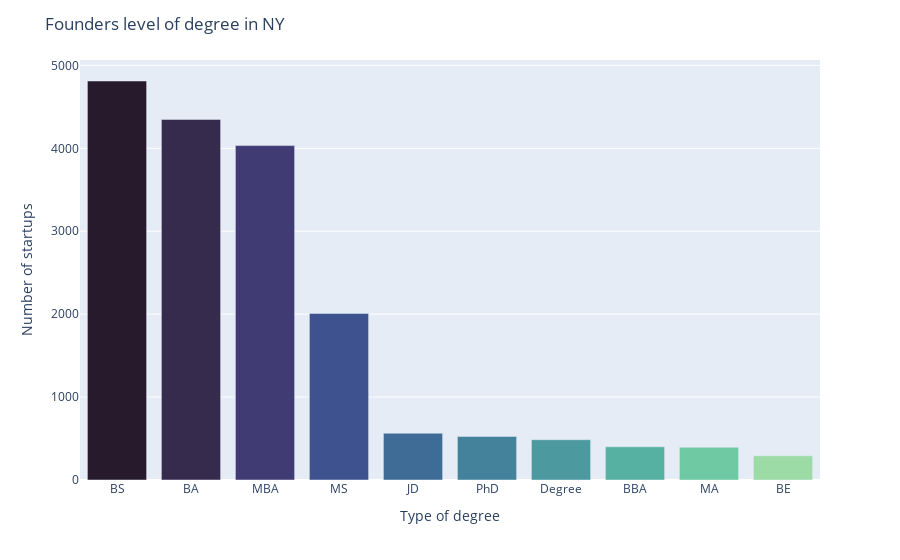

Write notebook code for a chart like this one.
### Markdown cell above
## Founder

### Code cell
degree_counts_NY = founders_NY['degree_type'].value_counts()
degree_counts_NY = pd.DataFrame({'degree_type': degree_counts_NY.index, 'count': degree_counts_NY.values})
df_degree_counts_NY = degree_counts_NY[0:10]

fig = px.bar(df_degree_counts_NY, x='degree_type', y='count')
fig.update_layout(
    title='Founders level of degree in NY',
    xaxis_title='Type of degree',
    yaxis_title='Number of startups'
)
fig.update_traces(marker_color=px.colors.sequential.deep[::-1], width=0.8)

fig.show()

### Figure 1 — Plotly figure (JSON) as saved in the notebook; plotly's stock layout.template omitted (floating-point values rounded to 4 significant figures)
{"data": [{"alignmentgroup": "True", "hovertemplate": "degree_type=%{x}<br>count=%{y}<extra></extra>", "legendgroup": "", "marker": {"color": ["rgb(39, 26, 44)", "rgb(54, 43, 77)", "rgb(64, 60, 115)", "rgb(62, 82, 143)", "rgb(62, 108, 150)", "rgb(68, 130, 155)", "rgb(76, 153, 160)", "rgb(86, 177, 163)", "rgb(111, 201, 163)", "rgb(156, 219, 165)", "rgb(206, 236, 179)", "rgb(253, 253, 204)"], "pattern": {"shape": ""}}, "name": "", "offsetgroup": "", "orientation": "v", "showlegend": false, "textposition": "auto", "type": "bar", "width": 0.8, "x": ["BS", "BA", "MBA", "MS", "JD", "PhD", "Degree", "BBA", "MA", "BE"], "xaxis": "x", "y": [4812, 4349, 4033, 2009, 564, 526, 486, 401, 396, 292], "yaxis": "y"}], "layout": {"barmode": "relative", "legend": {"tracegroupgap": 0}, "margin": {"t": 60}, "title": {"text": "Founders level of degree in NY"}, "xaxis": {"anchor": "y", "domain": [0, 1], "title": {"text": "Type of degree"}}, "yaxis": {"anchor": "x", "domain": [0, 1], "title": {"text": "Number of startups"}}}}
